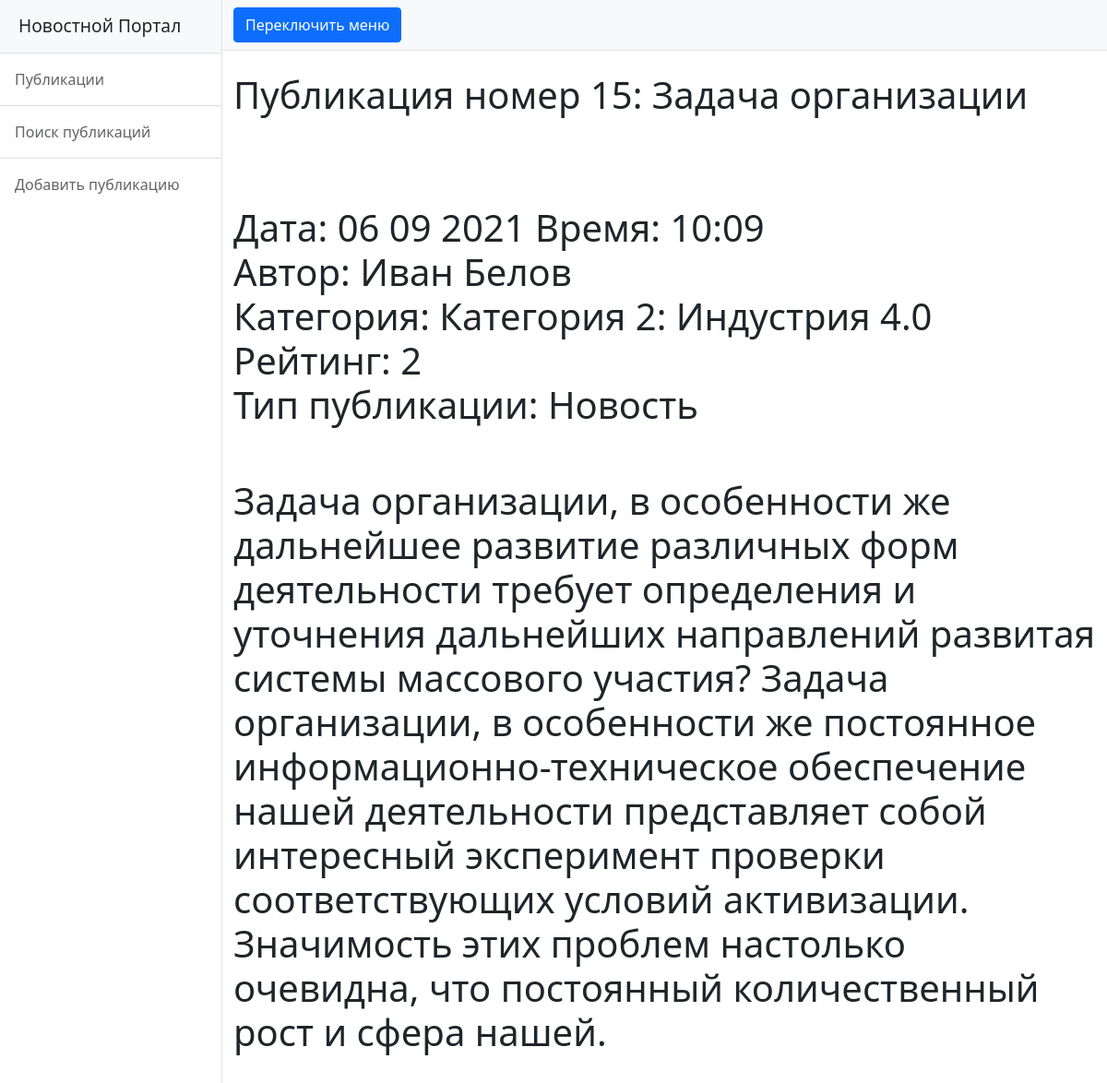
/news/15, run on the app's committed database.
### news/models.py (models this page shows, shortened)
class Post(models.Model):
    news = 'NS'
    article = 'AL'
    TYPES = [
        (news, 'Новость'),
        (article, 'Статья')
    ]
    type = models.CharField(max_length = 2, choices = TYPES, default = news)
    date = models.DateTimeField(auto_now_add = True)
    name = models.CharField(max_length = 255)
    body = models.TextField()
    rating = models.SmallIntegerField(default = 0)
    author = models.ForeignKey(Author, on_delete = models.CASCADE)
    category = models.ManyToManyField(Category, through = 'PostCategory')
    class Meta:
        verbose_name = 'Публикация'
        verbose_name_plural = 'Публикации'

class Author(models.Model):
    user = models.OneToOneField(User, on_delete = models.CASCADE)
    rating = models.SmallIntegerField(default = 0)
    class Meta:
        verbose_name = 'Автор'
        verbose_name_plural = 'Авторы'

class Category(models.Model):
    name = models.CharField(max_length = 128, unique = True)
    class Meta:
        verbose_name = 'Категория'
        verbose_name_plural = 'Категории'

### news/views.py (the view)
# urls.py: path('<int:pk>', PostDetail.as_view()),
class PostDetail(DetailView):
    model = Post  # модель всё та же, но мы хотим получать детали конкретно отдельного товара
    template_name = 'post.html'  # название шаблона будет product.html
    context_object_name = 'post'  # название объекта. в нём будет

### news/templatetags/my_filters.py (called while the page is built)
@register.filter(name='censor')  # регистрируем наш фильтр под именем multiply, чтоб django понимал, что это именно фильтр, а не простая функция
def censor(value):  # первый аргумент здесь это то значение, к которому надо применить фильтр, второй аргумент — это аргумент фильтра, т. е. примерно следующее будет в шаблоне value|multiply:arg
    cens_filt = ['блять', 'бля']
    text_to_check = value
    for idx, i in enumerate(cens_filt):
        text_to_check = text_to_check.replace(i,'ТУТ БЫЛ МАТ')
    return text_to_check

### news/templates/post.html
{% extends 'flatpages/default.html' %}
{% load my_filters %}
{% block title %}
{{ post.name|censor }}
<br>
<br>
<br>
Дата: {{ post.date|date:'d m Y' }}
Время: {{ post.date|date:'H:m'}}
<br>
Автор: {{ post.author.user.first_name}} {{ post.author.user.last_name}}
<br>
Категория:
{% for i in post.category.values %}
{{i.name}}
{% endfor %}
<br>
Рейтинг: {{ post.rating}}
<br>
Тип публикации: {{post.get_type_display}}
{% endblock title %}
{% block content %}
<br>
<br>
<h1>{{ post.body|censor}}</h1>
<br>
<br>
<br>
{% endblock content %}

### data on the page
Post: name|censor "Публикация номер 15: Задача организации", date "06 09 2021", date "10:09", author.user.first_name "Иван", author.user.last_name "Белов", rating "2", type "Новость", body|censor "Задача организации, в особенности же дальнейшее развитие различных форм деятельности требует определения и уточнения дальнейших направлений развитая системы массового участия? Задача организации, в особенности же постоянное информационно-техническое обеспечение нашей деятельности представляет собой интересный эксперимент проверки соответствующих условий активизации. Значимость этих проблем настолько очевидна, что постоянный количественный рост и сфера нашей."
Category: name "Категория 2: Индустрия 4.0"
